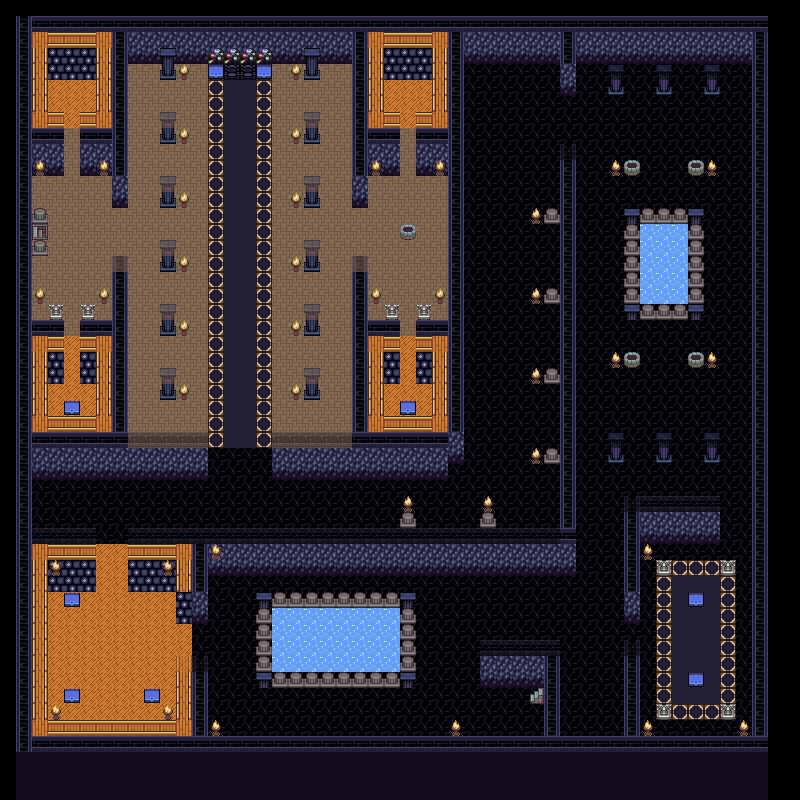

This is a level from a 2D game, rendered from its Tiled map with the project's own tilesets. A one-line summary and the map file follow, with tile-layer data summarised:
An orthogonal 50x50 tile map with 16x16 px tiles, 3 tile layers (Tile Layer 1, Tile Layer 2, Float layer), 2 tilesets and 4 objects (Staircase (to testMap), Staircase (to davies-2), Slime, Skeleton).

<map version="1.0" orientation="orthogonal" renderorder="right-down" width="50" height="50" tilewidth="16" tileheight="16" nextobjectid="6">
 <tileset firstgid="1" name="basictiles" tilewidth="16" tileheight="16" tilecount="512" columns="8">
  <image source="../img/basictiles.png" width="128" height="1024" />
  <tile id="14">
   <properties>
    <property name="isSolid" type="bool" value="true" />
   </properties>
  </tile>
  <tile id="15">
   <properties>
    <property name="isSolid" type="bool" value="true" />
   </properties>
  </tile>
  <tile id="16">
   <properties>
    <property name="isSolid" type="bool" value="true" />
   </properties>
  </tile>
  <tile id="23">
   <properties>
    <property name="isSolid" type="bool" value="true" />
   </properties>
  </tile>
  <tile id="31">
   <properties>
    <property name="isSolid" type="bool" value="true" />
   </properties>
  </tile>
  <tile id="36">
   <properties>
    <property name="isSolid" type="bool" value="true" />
   </properties>
  </tile>
  <tile id="39">
   <properties>
    <property name="isSolid" type="bool" value="true" />
   </properties>
  </tile>
  <tile id="47">
   <properties>
    <property name="isSolid" type="bool" value="true" />
   </properties>
  </tile>
  <tile id="60">
   <properties>
    <property name="isSolid" type="bool" value="true" />
   </properties>
  </tile>
  <tile id="61">
   <properties>
    <property name="isSolid" type="bool" value="true" />
   </properties>
  </tile>
  <tile id="80">
   <properties>
    <property name="isSolid" type="bool" value="true" />
   </properties>
  </tile>
  <tile id="81">
   <properties>
    <property name="isSolid" type="bool" value="true" />
   </properties>
  </tile>
  <tile id="88">
   <properties>
    <property name="isSolid" type="bool" value="true" />
   </properties>
  </tile>
  <tile id="89">
   <properties>
    <property name="isSolid" type="bool" value="true" />
   </properties>
  </tile>
  <tile id="91">
   <properties>
    <property name="isSolid" type="bool" value="true" />
   </properties>
  </tile>
  <tile id="99">
   <properties>
    <property name="isSolid" type="bool" value="true" />
   </properties>
  </tile>
 </tileset>
 <tileset firstgid="513" name="spawnertiles" tilewidth="16" tileheight="16" tilecount="12" columns="3">
  <image source="../img/dead.png" width="48" height="64" />
 </tileset>
 <layer name="Tile Layer 1" width="50" height="50">
  <data>[2500 cells, 2500 non-empty, 17 distinct tile ids]</data>
 </layer>
 <layer name="Tile Layer 2" width="50" height="50">
  <data>[2500 cells, 147 non-empty, 12 distinct tile ids]</data>
 </layer>
 <objectgroup name="Object Layer 1">
  <object id="1" name="Staircase (to testMap)" gid="84" x="527" y="705" width="16" height="16">
   <properties>
    <property name="onCollide">scene.player.setPosition(9*16, 43*16);
scene.loadMap("testMap");</property>
   </properties>
  </object>
  <object id="3" name="Staircase (to davies-2)" gid="84" x="35.5" y="239.5" width="16" height="16">
   <properties>
    <property name="onCollide">scene.player.setPosition(46*16, 44*16);
scene.loadMap("davies-2");</property>
   </properties>
  </object>
  <object id="4" name="Slime" type="Slime" gid="520" x="443" y="698" width="16" height="16" />
  <object id="5" name="Skeleton" type="Skeleton" gid="519" x="277" y="716" width="16" height="16" />
 </objectgroup>
 <layer name="Float layer" width="50" height="50" opacity="0.46">
  <properties>
   <property name="abovePlayer" type="bool" value="true" />
  </properties>
  <data>[2500 cells, 74 non-empty, 4 distinct tile ids]</data>
 </layer>
</map>